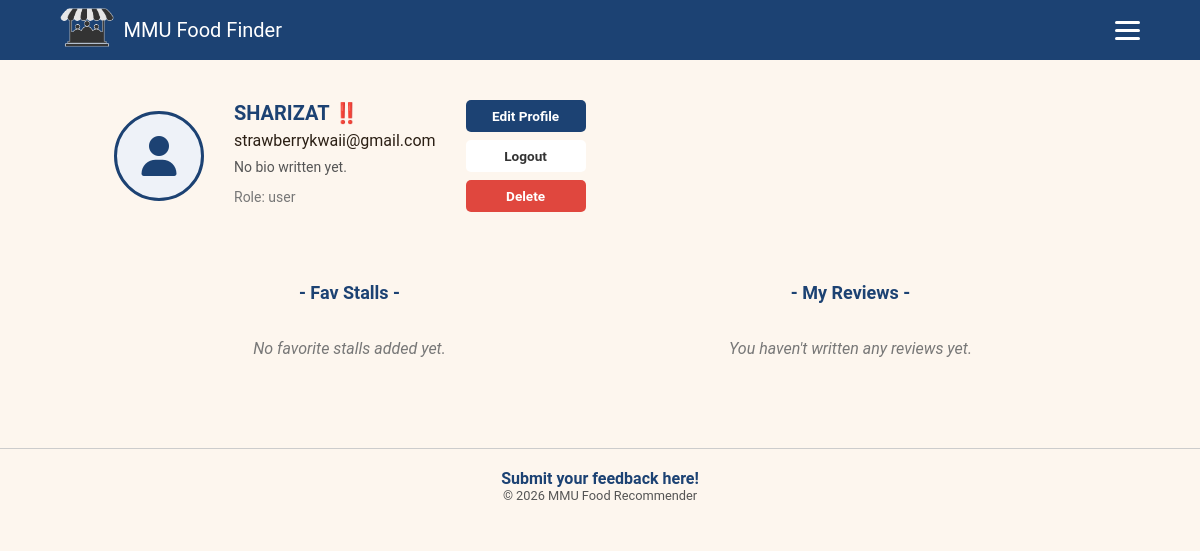
The app's page /profile (signed in) with its own data.
### app.py (models this page shows)
class User(db.Model, UserMixin):
    id = db.Column(db.Integer, primary_key=True)
    name = db.Column(db.String(100), nullable=True)
    email = db.Column(db.String(120), unique=True, nullable=False)
    password = db.Column(db.String(120), nullable=False)
    role = db.Column(db.String(20), default='user')
    avatar_file = db.Column(db.String(100), nullable=False, default='default_avatar.png')
    bio = db.Column(db.Text, nullable=True, default="")

### app.py (the view)
@app.route('/profile')
@login_required
def profile():
    favourites = Favourite.query.filter_by(user_id=current_user.id).all()
    fav_stalls = []
    for f in favourites:
        stall = Stall.query.get(f.stall_id)
        if stall:
            fav_stalls.append(stall)
    reviews = Review.query.filter_by(user_id=current_user.id).all()
    return render_template('profile.html', fav_stalls=fav_stalls, reviews=reviews)

### app.py (called while the page is built)
@login_manager.user_loader
def load_user(user_id):
    return User.query.get(int(user_id))

### templates/profile.html (shortened to what this page needs)
{% extends "base.html" %}
{% block body_class %}page-profile{% endblock %}
{% block content %}
    <section class="profile-section">
        <div class="profile-card">
            <div class="avatar">
                {% if current_user.avatar_file == 'default_avatar.png' or not current_user.avatar_file %}
                    <i class="fa fa-user"></i>
                {% else %}
                    <img src="{{ url_for('static', filename='uploads/' + current_user.avatar_file) }}" alt="Profile Picture">
                {% endif %}
            </div>
            <div class="profile-info">
                <h2 class="profile-name">{{ current_user.name or "No Name Provided" }}</h2>
                <p class="profile-email">{{ current_user.email }}</p>
                <p class="profile-bio-text">{{ current_user.bio or "No bio written yet." }}</p>
                <p class="profile-bio">Role: {{ current_user.role }}</p>
            </div>
<div class="profile-actions">
                <button class="btn-edit" onclick="openEditModal()">Edit Profile</button>
                <button class="btn-logout"><a href="{{ url_for('logout') }}">Logout</a></button>
                <form action="{{ url_for('delete_account') }}" method="POST" style="display: inline;" onsubmit="return confirm('Are you sure you want to permanently delete your account? This action cannot be undone.');">
                    <button type="submit" class="btn-delete" style="cursor: pointer;">Delete</button>
                </form>
            </div>
        </div>
    </section>
{% if current_user.role != 'manager' %}
    <section class="bottom-section">
        <div class="column">
            <h3 class="column-title">- Fav Stalls -</h3>
            <div class="stalls-list">
                {% if fav_stalls %}
                    {% for stall in fav_stalls %}
                        <a href="{{ url_for('stall_details', stall_id=stall.id) }}" class="fav-stall-link">
                            <div class="fav-stall-card">
                                <img src="{{ url_for('static', filename='uploads/' + stall.image_file if stall.image_file != 'default_stall.jpg' else 'default_stall.jpg') }}" alt="{{ stall.name }}">
                                <div>
                                    <h4>{{ stall.name }}</h4>
                                    <span class="category-badge">{{ stall.category }}</span>
                                </div>
                            </div>
                        </a>
                    {% endfor %}
                {% else %}
                    <p class="empty-list">No favorite stalls added yet.</p>
                {% endif %}
            </div>
        </div>
        <div class="column">
            <h3 class="column-title">- My Reviews -</h3>
            <div class="reviews-list">
                {% if reviews %}
                    {% for review in reviews %}
                        <a href="{{ url_for('stall_details', stall_id=review.stall_id) }}#review-card-{{ review.id }}" class="clickable-review-wrapper">
                            <div class="review-card">
                                <h4><span>Review for: {{ review.stall.name }}</span> <small>View →</small></h4>
                                <div class="stars">{% for i in range(review.rating) %}⭐{% endfor %}</div>
                                <p>"{{ review.comment }}"</p>
                            </div>
                        </a>
                    {% endfor %}
                {% else %}
                    <p class="empty-list">You haven't written any reviews yet.</p>
                {% endif %}
            </div>
        </div>
    </section>
{% endif %}
{% endblock %}

### static/style.css (style rules this page uses)
:root { --primary: #1c4273; --navy-dark: #153256; --navy: #1c4273; --blue-mid: #578ef4; --cream: #fdf6ee; --warm-white: #fff9f2; --orange: #e07b39; --orange-light: #fde8cc; --dark: #2b1f14; --mid: #6b4f35; --muted: #a08060; --border: #e2cdb5; --green: #3d7a56; --green-light: #e4f2ea; --gold: #f0a500; --red: #e0473e; --shadow: 0 2px 12px rgba(43, 31, 20, 0.08); --shadow-md: 0 4px 20px rgba(43, 31, 20, 0.13); }
body { font-family: 'Roboto', sans-serif; background-color: var(--cream); color: var(--dark); min-height: 100vh;margin: 0;padding: 0; }
.page-profile .stalls-list, .page-profile .reviews-list { display: flex; flex-direction: column; gap: 14px; }
.page-profile * { margin: 0; padding: 0; box-sizing: border-box; font-family: 'Roboto', sans-serif; }
.page-profile .profile-section { padding: 40px 5%;width: 100%; }
.page-profile .profile-card { display: flex; align-items: center; gap: 30px; }
.page-profile .avatar { width: 90px; height: 90px; border-radius: 50%; border: 3px solid #1c4273; display: flex; align-items: center; justify-content: center; font-size: 2.5rem; color: #1c4273; background: #eef2f8; flex-shrink: 0; overflow: hidden; }
.page-profile .profile-info { display: flex; flex-direction: column; gap: 6px; }
.page-profile .profile-name { font-size: 20px; font-weight: 700; color: #1c4273; }
.page-profile .profile-bio { font-size: 14px; color: #777; margin-bottom: 6px; }
.page-profile .profile-actions { display: flex; flex-direction: column; gap: 8px; }
.page-profile .btn-edit, .page-profile .btn-logout, .page-profile .btn-delete { width: 120px; padding: 8px 0; border-radius: 5px; border: none; font-size: 0.85rem; cursor: pointer; font-weight: 600; text-align: center; }
.page-profile .btn-edit { background: #1c4273; color: white; margin-bottom: 0px; }
.page-profile .btn-logout { background: #ffffff; color: #333; }
.page-profile .btn-logout a { color: inherit; text-decoration: none; }
.page-profile .btn-delete { background: var(--red); color: white; }
.page-profile .profile-bio-text { font-size: 14px; color: #555; margin: 2px 0 6px 0; line-height: 1.4; }
.page-profile .bottom-section { display: grid; grid-template-columns: 1fr 1fr; gap: 30px; padding: 30px 5%; max-width: 1100px; margin: 0 auto; }
.page-profile .column-title { font-size: 18px; font-weight: 700; color: #1c4273; margin-bottom: 16px; text-align: center; }
.page-profile .empty-list { color: #777; font-style: italic; text-align: center; padding: 20px; }

### records on screen
User: name "SHARIZAT ‼️", email "strawberrykwaii@gmail.com", bio "No bio written yet.", role "user"
